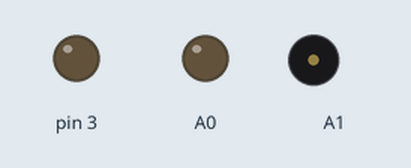
A sketch run on a simulated Arduino Uno, built with avr-gcc and run on an emulated ATmega328P. Shown: output pins drawn as LEDs (lit = HIGH), buzzer (waves = sounding).

Above: at 0.05 s.
Timing chart, 0 to 3.0 s (numbered marks = the images above):
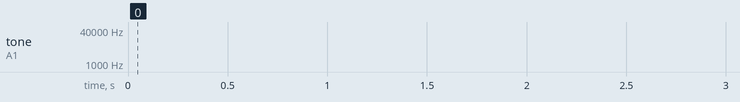

The sketch:

NikonTrigger.ino
```cpp
// Nikon Remote Emulator by Gough Lui (http://goughlui.com)
// A1 = IR +
// A0 = IR -

int count=0;

void setup() {
  pinMode(A0,OUTPUT);
  digitalWrite(A0,LOW);
  pinMode(3,OUTPUT);
  digitalWrite(A1,LOW);
}

void loop() {
  // Send code three times, as the clone remote does
  // Delays are tuned to account for overhead of library code.
  for(count = 0; count <3; count ++) {
    tone(A1,38000);
    delay(2);
    noTone(A1);
    delay(28);
    tone(A1,38000);
    delayMicroseconds(200);
    noTone(A1);
    delayMicroseconds(1500);
    tone(A1,38000);
    delayMicroseconds(200);
    noTone(A1);
    delayMicroseconds(3300);
    tone(A1,38000);
    delayMicroseconds(200);
    noTone(A1);
    delayMicroseconds(100);
    delay(63);
  }
  count = 0;
}
```
